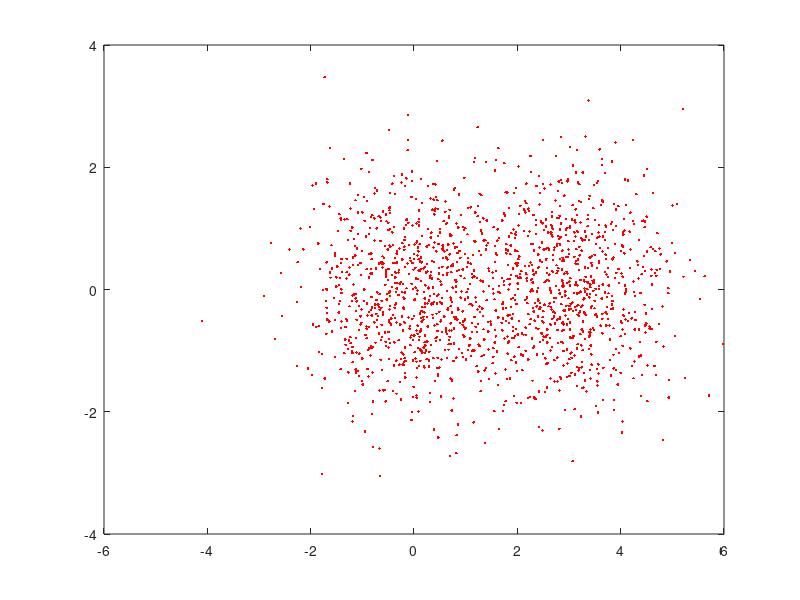
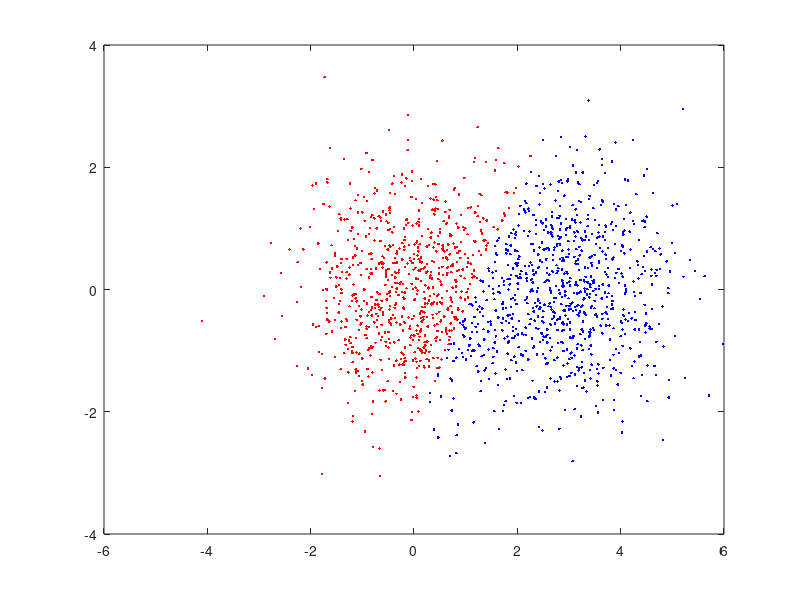
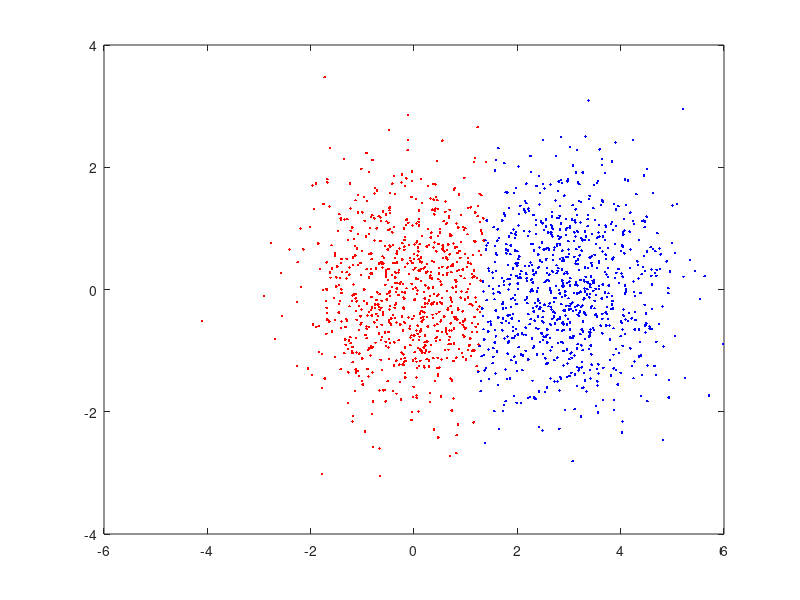
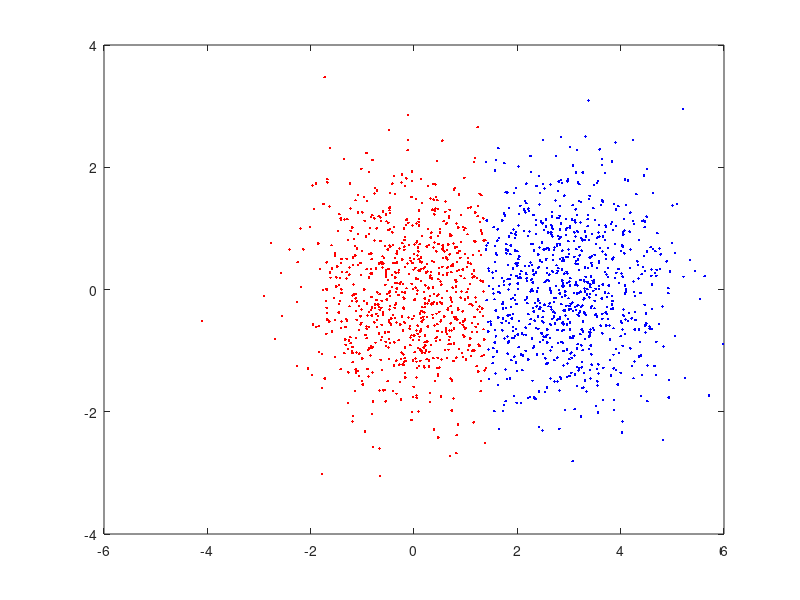

Recreate these plots in MATLAB, in order.
load('dataset1.txt');
load('dataset2.txt');
load('dataset3.txt');

plot(dataset1(:,1),dataset1(:,2),'r.');
%plot(dataset2(:,1),dataset2(:,2));

%does k-means
dataset = dataset1;
k=2;
datasetSize = size(dataset);
numPoints = datasetSize(1);

randOrder = randperm(numPoints);
meanRows = randOrder(1:k);

%assign the cluster rows randomly
currentClusters = zeros(k,2);
currentClusterDistances = zeros(k,1);
for row = 1:k
    currentClusters(row,:) = dataset(meanRows(row),:);
end


currentClusterAssignments = zeros(numPoints,1);

for iteration = 1:4
    currentNumChanged = 0;
    cluster1Rows = [];
    cluster2Rows = [];
    
    %loop through the data points finding the closest cluster for each point
    for dataPoint = 1:numPoints
       for cluster = 1:k
           currentClusterDistances(cluster) = norm(currentClusters(cluster,:)-dataset(dataPoint,:));
       end
       
       [currentMinDistance,bestCluster] = min(currentClusterDistances);
       
       if(bestCluster ~= currentClusterAssignments(dataPoint))
           currentClusterAssignments(dataPoint) = bestCluster;
           currentNumChanged = currentNumChanged + 1;
       end

       if(currentClusterAssignments(dataPoint) == 1)
          cluster1Rows = [cluster1Rows;dataset(dataPoint,:)]; 
       elseif(currentClusterAssignments(dataPoint) == 2)
           cluster2Rows = [cluster2Rows;dataset(dataPoint,:)]; 
       end
    end

    figure
    plot(cluster1Rows(:,1),cluster1Rows(:,2),'r.',...
        cluster2Rows(:,1),cluster2Rows(:,2),'b.');
    
    
    %reassign the clusters
    currentClusters(1,:) = [mean(cluster1Rows(:,1)) mean(cluster1Rows(:,2))];
    currentClusters(2,:) = [mean(cluster2Rows(:,1)) mean(cluster2Rows(:,2))];
end
